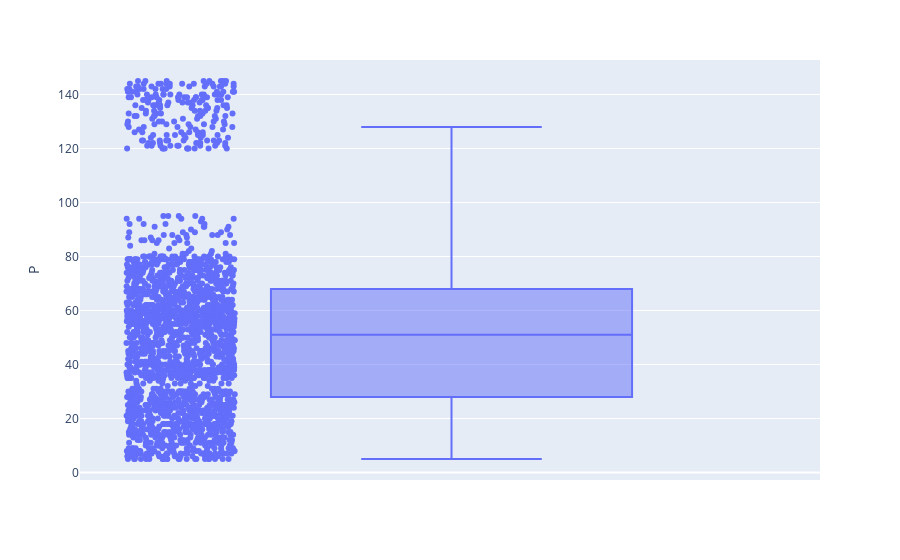

Notebook source saved alongside this figure:
### Code cell
fig =px.box(data,y='P',points='all')
fig.show()

### Figure 1 — Plotly figure (JSON) as saved in the notebook; plotly's stock layout.template omitted (floating-point values rounded to 4 significant figures; data arrays with more than 128 entries replaced by an {"elided": "..."} marker saying what was removed)
{"data": [{"alignmentgroup": "True", "boxpoints": "all", "hovertemplate": "P=%{y}<extra></extra>", "legendgroup": "", "marker": {"color": "#636efa"}, "name": "", "notched": false, "offsetgroup": "", "orientation": "v", "showlegend": false, "type": "box", "x0": " ", "xaxis": "x", "y": {"elided": "2200 int values"}, "y0": " ", "yaxis": "y"}], "layout": {"boxmode": "group", "legend": {"tracegroupgap": 0}, "margin": {"t": 60}, "xaxis": {"anchor": "y", "domain": [0, 1]}, "yaxis": {"anchor": "x", "domain": [0, 1], "title": {"text": "P"}}}}
